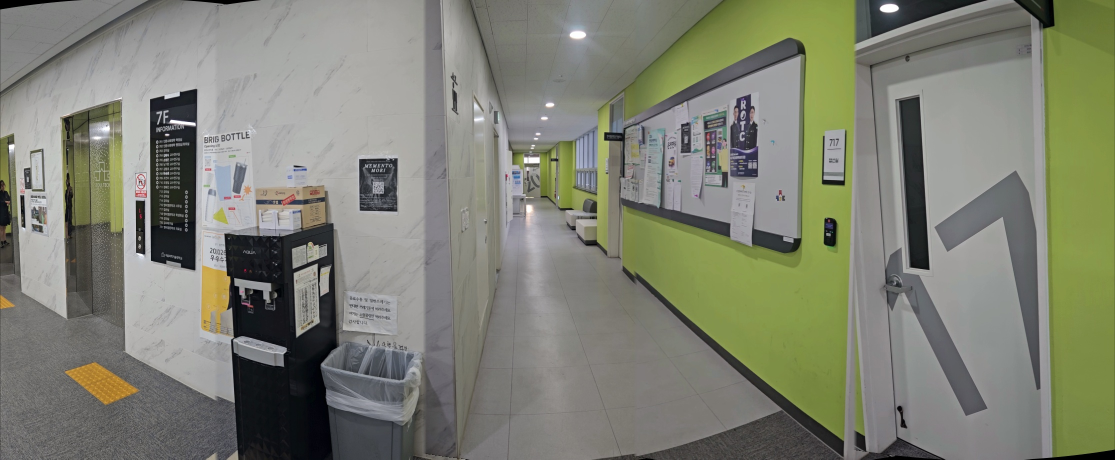
#> input picture v3/panorama_improved_v3.jpg, 2230 x 919 px (shown at 1/2 size)
$ python -i stitch3.py   (imports and definitions only)
#> lines starting #> are read from the running program, lines starting #| are printed output that depends on the picture
import argparse
import os
import sys
import cv2 as cv
import numpy as np


# ──────────────────────────────────────────
# 1. 프레임 추출
# ──────────────────────────────────────────
# [103 lines left out: functions extract_frames, cylindrical_warp, not called in this run]


# ──────────────────────────────────────────
# 3. ORB 매칭 + RANSAC translation
# ──────────────────────────────────────────
def orb_match(img1, img2, ratio_thresh=0.75):
    gray1 = cv.cvtColor(img1, cv.COLOR_BGR2GRAY)
    gray2 = cv.cvtColor(img2, cv.COLOR_BGR2GRAY)

    orb = cv.ORB_create(nfeatures=5000)

    kp1, desc1 = orb.detectAndCompute(gray1, None)
    kp2, desc2 = orb.detectAndCompute(gray2, None)

    if desc1 is None or desc2 is None:
        return None, None, 0

    matcher = cv.BFMatcher(cv.NORM_HAMMING)
    raw = matcher.knnMatch(desc1, desc2, k=2)

    good = []

    for pair in raw:
        if len(pair) != 2:
            continue

        m, n = pair

        if m.distance < ratio_thresh * n.distance:
            good.append(m)

    if len(good) < 8:
        return None, None, len(good)

    pts1 = np.float32([kp1[m.queryIdx].pt for m in good])
    pts2 = np.float32([kp2[m.trainIdx].pt for m in good])

    return pts1, pts2, len(good)


# [22 lines left out: function ransac_translation, not called in this run]


# ──────────────────────────────────────────
# 4. 프레임 이동량 추정
# ──────────────────────────────────────────
def estimate_pair_offsets(images):
    offsets = []

    for i in range(len(images) - 1):
        pts1, pts2, n_matches = orb_match(images[i], images[i + 1])
        t, inliers = ransac_translation(pts1, pts2)

        if t is None:
            fallback = offsets[-1] if offsets else np.array([30.0, 0.0], dtype=np.float32)
            offsets.append(fallback)
            print(f"[WARN] pair {i}-{i + 1}: fallback offset={fallback}")
        else:
            offsets.append(t)
            print(f"[INFO] pair {i}-{i + 1}: matches={n_matches}, inliers={inliers}, offset={t}")

    return np.array(offsets, dtype=np.float32)


# [11 lines left out: function smooth_1d, not called in this run]


# ──────────────────────────────────────────
# 5. keyframe 선택
# ──────────────────────────────────────────
def select_keyframes(images, target_dx_ratio=0.78):
    pair_offsets = estimate_pair_offsets(images)

    dx = pair_offsets[:, 0]
    dy = pair_offsets[:, 1]

    cum_x = np.array([0.0] + list(np.cumsum(dx)), dtype=np.float32)
    cum_y = np.array([0.0] + list(np.cumsum(dy)), dtype=np.float32)

    # y축 흔들림만 아주 약하게 안정화
    cum_y_smooth = smooth_1d(cum_y, k=5)

    total_span = abs(cum_x[-1])
    frame_w = images[0].shape[1]
    target_dx = frame_w * target_dx_ratio

    if total_span < target_dx:
        selected_idx = list(range(len(images)))
    else:
        n_keys = max(int(total_span / target_dx) + 1, 4)
        target_positions = np.linspace(cum_x[0], cum_x[-1], n_keys)

        selected_idx = []

        for target in target_positions:
            idx = int(np.argmin(np.abs(cum_x - target)))

            if not selected_idx or idx != selected_idx[-1]:
                selected_idx.append(idx)

        if selected_idx[0] != 0:
            selected_idx.insert(0, 0)

        if selected_idx[-1] != len(images) - 1:
            selected_idx.append(len(images) - 1)

    selected_images = [images[i] for i in selected_idx]
    selected_offsets = [(cum_x[i], cum_y_smooth[i]) for i in selected_idx]

    print(f"[INFO] Selected keyframes: {selected_idx}")

    return selected_images, selected_offsets


# ──────────────────────────────────────────
# 6. 색상 보정
# ──────────────────────────────────────────
# [225 lines left out: functions color_harmonization, paste_with_seam_blend, stitch_translation_panorama, auto_crop, main, not called in this run]


# [2 lines not run here, left out]

>>> import cv2
>>> picture = cv2.imread('panorama_improved_v3.jpg', cv2.IMREAD_GRAYSCALE)
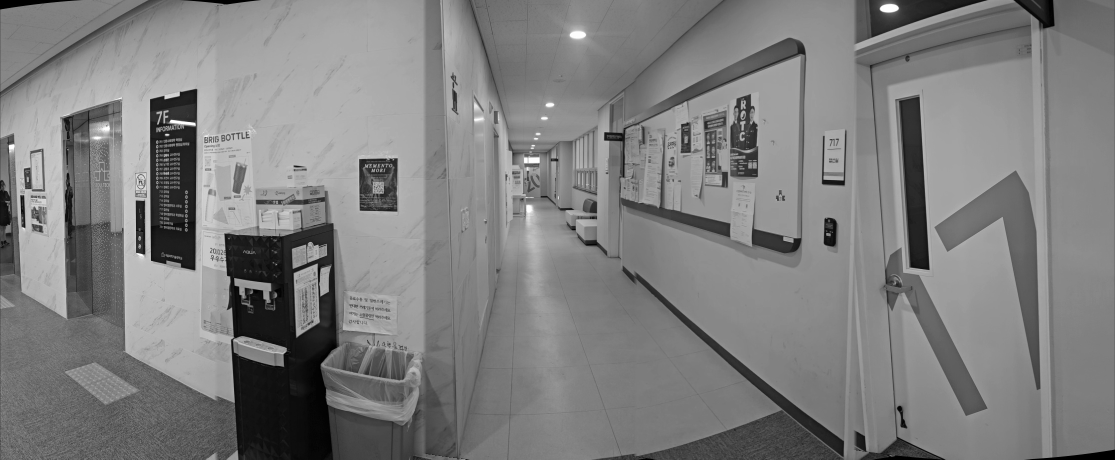
#> picture: shape (919, 2230) (shown at 1/2 size); min 0, max 255, mean 126.5
>>> result = select_keyframes(picture)
#> the loop in estimate_pair_offsets, `for i in range(len(images) - 1):` made 1 pass
#> after the loop in estimate_pair_offsets, `for i in range(len(images) - 1):`: offsets = []
#> (the run stopped early here; a loop or call above may not have finished)
